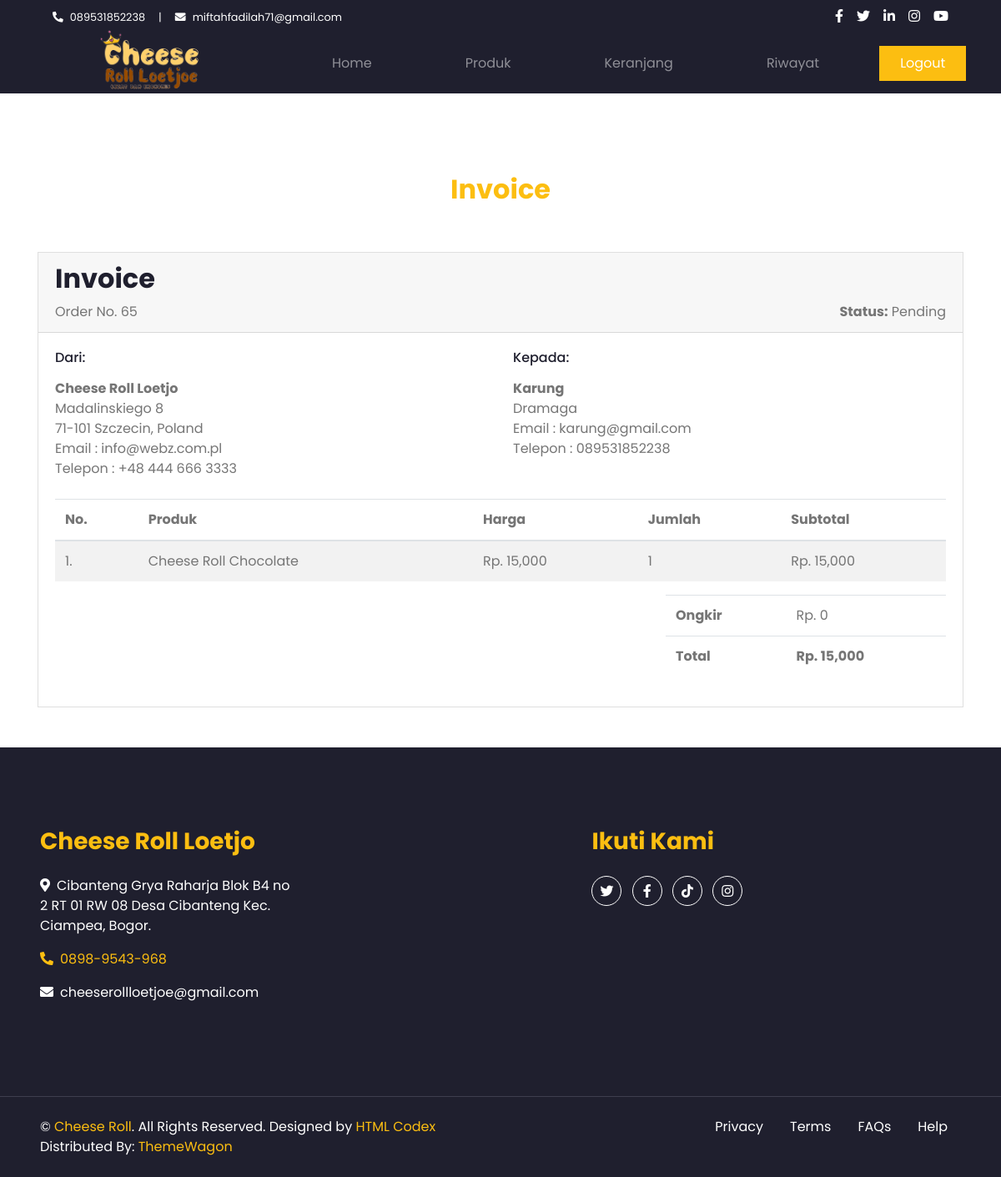
Before: /nota.php?id=65 (signed in) with the older database file.
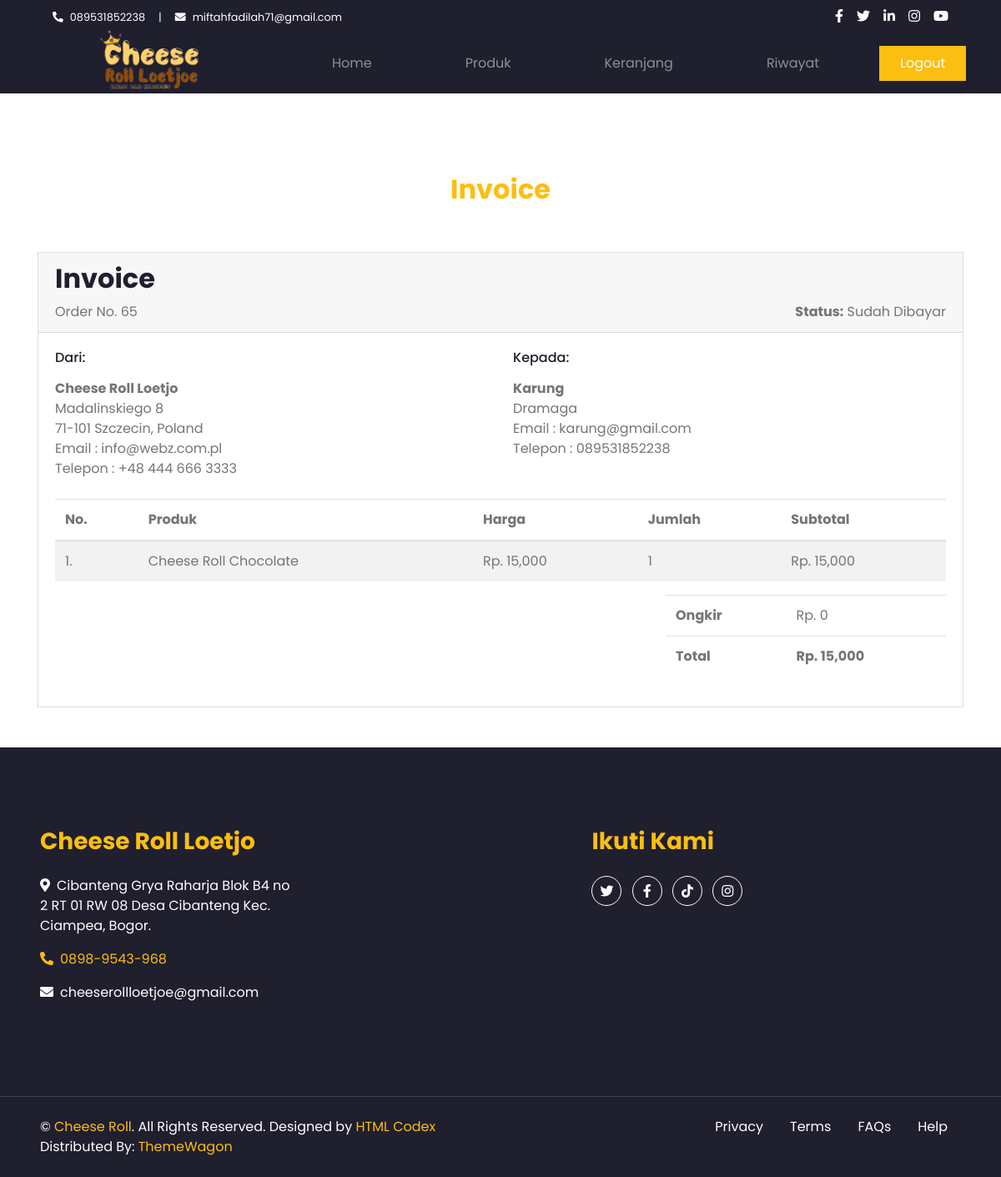
After: the same page with the newer database file.
### tables this page shows
CREATE TABLE `pembelian` (
  `id_pembelian` int(11) NOT NULL,
  `id_pelanggan` int(11) NOT NULL,
  `id_ongkir` int(11) NOT NULL,
  `tanggal_pembelian` date NOT NULL,
  `total_pembelian` int(11) NOT NULL,
  `nama_kabupaten` varchar(50) NOT NULL,
  `tarif` int(11) NOT NULL,
  `alamat_pengiriman` text NOT NULL,
  `status_pembelian` varchar(100) NOT NULL DEFAULT 'Pending',
  `resi_pembelian` varchar(50) NOT NULL
);

CREATE TABLE `pelanggan` (
  `id_pelanggan` int(11) NOT NULL,
  `email_pelanggan` varchar(100) NOT NULL,
  `password_pelanggan` varchar(50) NOT NULL,
  `nama_pelanggan` varchar(100) NOT NULL,
  `telepon_pelanggan` varchar(20) NOT NULL,
  `alamat_pelanggan` text NOT NULL
);

### config/connection.php (called while the page is built)
<?php
$host = "localhost";
$user = "root";
$pass = "";
$database = "cheese";

### models/database.php (called while the page is built, shortened)
<?php
class Database
{
    public $conn;
    function __construct($host, $user, $pass, $database)
    {
        $this->host = $host;
        $this->user = $user;
        $this->pass = $pass;
        $this->database = $database;
        $this->conn = new mysqli($this->host, $this->user, $this->pass, $this->database) or die (mysqli_error($this->conn));
    }
}

### nota.php (the view, shortened to what the changed rows need)
<?php
require_once 'config/connection.php';
require_once 'models/database.php';
include 'models/product.php';
$connection = new Database($host, $user, $pass, $database);
?>
<!DOCTYPE html>
<html lang="en">
  <head>
    <link
      href="https://cdnjs.cloudflare.com/ajax/libs/font-awesome/5.10.0/css/all.min.css"
      rel="stylesheet"
    />
    <link href="assets/lib/owlcarousel/assets/owl.carousel.min.css" rel="stylesheet" />
    <link href="assets/css/style.css" rel="stylesheet" />
  </head>
  <body>
    <div class="container-fluid pt-5">
  <main>
    <div class="py-5 text-center">
      <h2 class="text-primary">Invoice</h2>
    </div>
    <?php
      $ambil = $connection->conn->query("SELECT * FROM pembelian JOIN pelanggan ON pembelian.id_pelanggan = pelanggan.id_pelanggan WHERE pembelian.id_pembelian = '$_GET[id]'");
      $detail = $ambil->fetch_object();
      ?>
    <div class="container">
  <div class="card">
<div class="card-header">
<h2>Invoice</h2>
Order No. <?= $detail->id_pembelian; ?>
  <span class="float-right"> <strong>Status:</strong> <?= $detail->status_pembelian; ?></span>
</div>
<div class="card-body">
<div class="row mb-4">
<div class="col-sm-6">
<h6 class="mb-3">Kepada:</h6>
<div>
<strong><?= $detail->nama_pelanggan; ?></strong>
</div>
<div><?= $detail->alamat_pengiriman; ?></div>
<div>Email : <?= $detail->email_pelanggan; ?></div>
<div>Telepon : <?= $detail->telepon_pelanggan; ?></div>
</div>
</div>
<div class="table-responsive-sm">
<table class="table table-striped">
<thead>
<tr>
<th class="center">No.</th>
<th>Produk</th>
<th class="right">Harga</th>
  <th class="center">Jumlah</th>
<th class="right">Subtotal</th>
</tr>
</thead>
</table>
</div>
<div class="row">
<div class="col-lg-4 col-sm-5 ml-auto">
<table class="table table-clear">
<tbody>
<tr>
<td class="left">
<strong>Ongkir</strong>
</td>
<td class="right">Rp. <?= number_format($detail->tarif); ?></td>
</tr>
<tr>
<td class="right">
<strong>Rp. <?= number_format($detail->total_pembelian); ?></strong>
</td>
</tr>
</tbody>
</table>
</div>
</div>
</div>
</div>
</div>
  </main>
</div>
  </body>
</html>

Changed rows visible on the page:
changed pembelian "Dramaga": status_pembelian "Pending" → "Sudah Dibayar"
